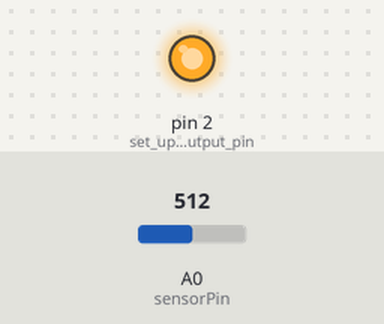
Recording of a sketch running on a simulated Arduino Uno, built with avr-gcc and run on an emulated ATmega328P. Shown: output pins drawn as LEDs (lit = HIGH). The inputs (shaded band) are chosen by the test bench; at power-on: A0 (sensorPin) = 512. What the sketch prints to the serial monitor is not drawn.

Above: at 13.9 s.
At 41.9 s:
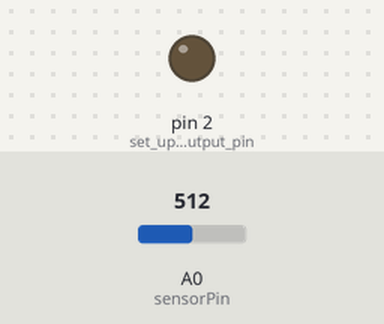
Timing chart, 0 to 72.7 s (numbered marks = the images above):
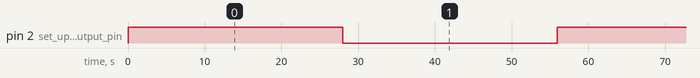

Measured:
- by itself, pin 2 (set_up_LED_output_pin): alternates HIGH for 28.0 s and LOW for 28.0 s

The sketch:

love_o_meter-upgraded.ino
```cpp
const int sensorPin = A0;
const float baselineTemperature = 22.75;   // temperature in degrees Celsius callibrated from the serial port readings

void setup(){
  Serial.begin(9600);      // open serial port
  pinMode(2, OUTPUT);      // set up LED output pin
  digitalWrite(2, LOW);    // set default for LED as 'off'
}

void loop(){
  int sensorValue = analogRead(sensorPin);     // read data from sensor
  float voltage = (sensorValue/1024.0) * 5.0;  // convert it to voltage
  float temperature = (voltage - 0.5) * 100;   // convert voltage to temperature

  // LED flickering frequency as a function of temperature
  float delay_value = 100;                                // default delay for baseline temperature in ms
  float temp_diff = temperature - baselineTemperature;    // dT = t - t_base
  delay_value -= temp_diff*(20 - abs(temp_diff));         // delay(dT) := delay - dT(20 - |dT|)

  digitalWrite(2, HIGH);    // set LED on
  delay(delay_value);       // wait the amount of time deiscribed by the function above
  digitalWrite(2, LOW);     // turn LED off
  delay(delay_value);       //  wait the same amount of time till the next iteration with possibly new delay_value


  // show sensor data on the serial monitor
  Serial.print("sensor value: ");
  Serial.print(sensorValue);
  Serial.print(", volts: ");
  Serial.print(voltage);
  Serial.print(", degrees C: ");
  Serial.println(temperature);

}
```
